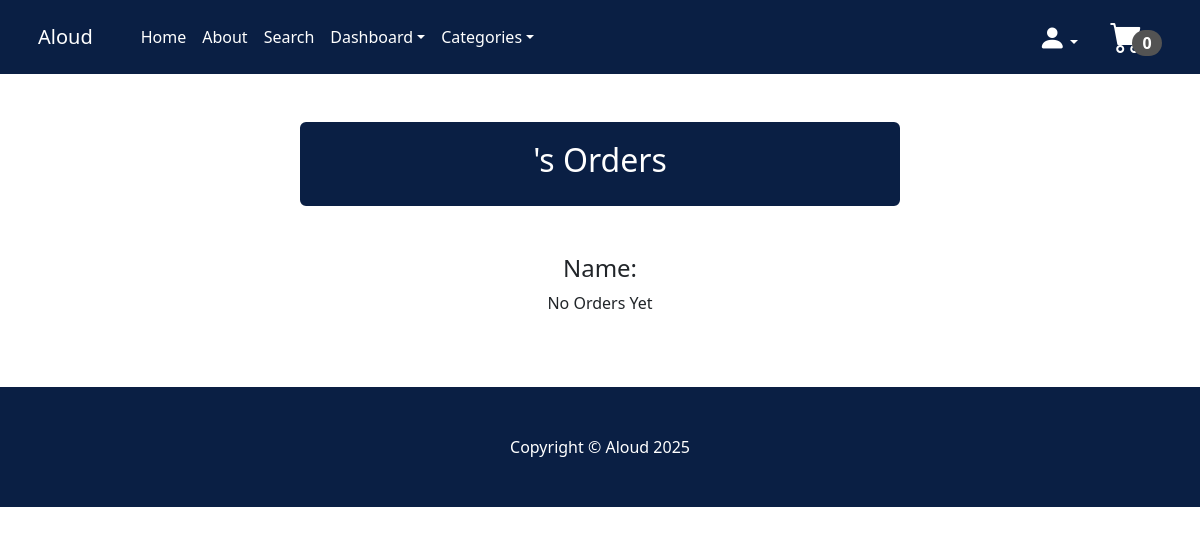
Before: /customer_order_dash/damon@example.com/ (signed in) with the older database file.
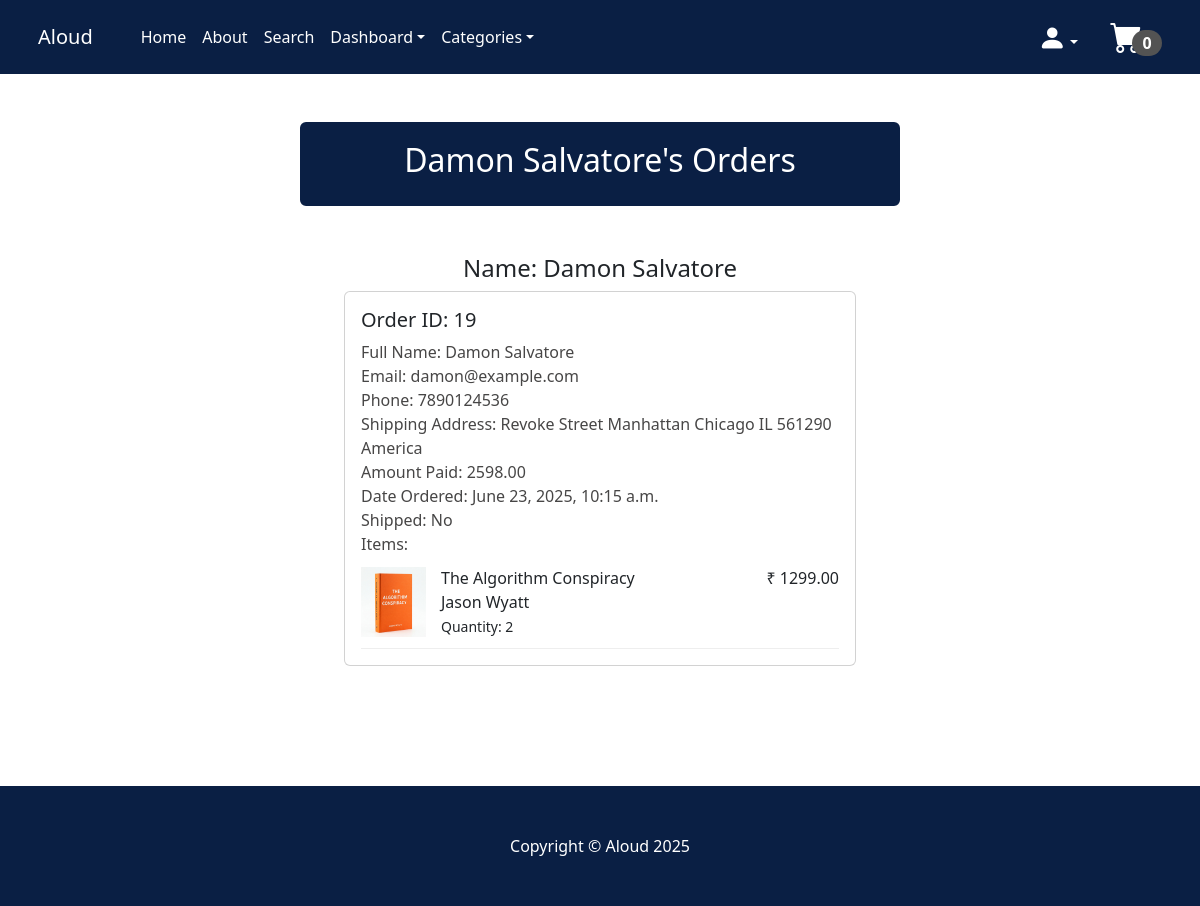
After: the same page with the newer database file.
### payment/models.py (models this page shows, shortened)
class Order(models.Model):
    user = models.ForeignKey(User, on_delete=models.CASCADE, null=True, blank=True)
    full_name=models.CharField(max_length=300)
    email=models.EmailField(max_length=250)
    phone=models.CharField(max_length=20)
    shipping_address=models.TextField(max_length=10000)
    amount_paid=models.DecimalField(max_digits=10, decimal_places=2)
    date_ordered=models.DateTimeField(auto_now_add=True)
    shipped = models.BooleanField(default=False)
    date_shipped = models.DateTimeField(blank=True, null=True)

class OrderItem(models.Model):
    order = models.ForeignKey(Order, on_delete=models.CASCADE, null=True)
    product = models.ForeignKey(Product, on_delete=models.CASCADE, null=True)
    user = models.ForeignKey(User, on_delete=models.CASCADE, null=True, blank=True)
    quantity = models.PositiveBigIntegerField(default=1)
    price = models.DecimalField(max_digits=10, decimal_places=2)

### store/models.py (models this page shows, shortened)
class Product(models.Model):
    book_id = models.CharField(max_length=10)
    name = models.CharField(max_length=50)
    author = models.CharField(max_length=50)
    price = models.DecimalField(default=0, decimal_places=2, max_digits=9)
    category = models.ForeignKey(Category, on_delete=models.CASCADE, default=1)
    description = models.CharField(max_length=500, default='', blank=True, null=True)
    image = models.ImageField(upload_to='uploads/product')
    is_sale = models.BooleanField(default=False)
    sale_price = models.DecimalField(default=0, decimal_places=2, max_digits=9)

### store/views.py (the view)
# urls.py: path('customer_order_dash/<str:email>/', views.customer_order_dash, name= 'customer_order_dash'),       #To view the details of the orders of all customers
def customer_order_dash(request, email):
    if request.user.is_authenticated and request.user.is_superuser:
        orders = Order.objects.filter(email=email)
        items = OrderItem.objects.filter(order__in=orders)
        return render(request, 'customer_order_dash.html', {'orders': orders, 'items': items})
    else:
        messages.success(request, 'Access denied to this page')
        return redirect('home')

### cart/cart.py (called while the page is built)
    def __len__(self):
        return sum(self.cart.values())

### cart/context_processors.py (called while the page is built)
def cart(request):
    return{'cart':Cart(request)}

### store/context_processors.py (called while the page is built)
def categories_processor(request):
    return {
        'categories': Category.objects.all()
    }

### store/models.py (called while the page is built)
    def __str__(self):
        return self.name

### store/templates/customer_order_dash.html (shortened to what this page needs)
{% extends 'base.html' %}
{% block content %}
    <div class="container">
        <div class="row">
            <center>
                <div class="col-12">
<br/><br/>
<div class="card" style= "width: 600px; border-width: 3px; border-color: #0a1f44;">
  <div class="card-body" style="background: #0a1f44;">
        <h2 style="color: white;">{{orders.0.full_name}}'s Orders</h2>
  </div>
</div>
<br/><br/>
<h4>Name: {{orders.0.full_name}}</h4>
{% if orders %}
{% for order in orders %}
<div class="card" style="width: 32rem;">
  <div class="card-body" style="text-align: left;">
      <h5>Order ID: <td>{{order.id}}</td></h5>
      <B style="color: rgb(71, 70, 70); font-weight: 400;">Full Name:</B> <B style="color: rgb(71, 70, 70); font-weight: 300;">{{order.full_name}}</B><br/>
      <B style="color: rgb(71, 70, 70); font-weight: 400;">Email:</B> <B style="color: rgb(71, 70, 70); font-weight: 300;">{{order.email}}</B><br/>
      <B style="color: rgb(71, 70, 70); font-weight: 400;">Phone:</B> <B style="color: rgb(71, 70, 70); font-weight: 300;">{{order.phone}}</B><br/>
      <B style="color: rgb(71, 70, 70); font-weight: 400;">Shipping Address:</B> <B style="color: rgb(71, 70, 70); font-weight: 300;">{{order.shipping_address}}</B><br/>
      <B style="color: rgb(71, 70, 70); font-weight: 400;">Amount Paid:</B> <B style="color: rgb(71, 70, 70); font-weight: 300;">{{order.amount_paid}}</B><br/>
      <B style="color: rgb(71, 70, 70); font-weight: 400;">Date Ordered:</B> <B style="color: rgb(71, 70, 70); font-weight: 300;">{{order.date_ordered}}</B><br/>
      <B style="color: rgb(71, 70, 70); font-weight: 400;">Shipped:</B>
      {% if order.shipped %}
      <B style="color: rgb(71, 70, 70); font-weight: 300;">Yes</B><br/>
      <B style="color: rgb(71, 70, 70); font-weight: 400;">Date Shipped:</B> <B style="color: rgb(71, 70, 70); font-weight: 300;">{{order.date_shipped}}</B><br/>
      {% else %}
      <B style="color: rgb(71, 70, 70); font-weight: 300;">No</B><br/>
      {% endif %}
            <B style="color: rgb(71, 70, 70); font-weight: 400;">Items:</B> <br/>
      {% for item in items %}
        <div class="item-container">
      <div class="item-image">
        <img src="{{ item.product.image.url }}" alt="{{ item.name }}">
      </div>
      <div class="item-details">
        <div class="item-left">
          <B style="font-weight: 500;">{{ item.product.name }}</B><br/>
          {{ item.product.author }}<br/>
              <small>Quantity: {{ item.quantity }}</small>
        </div>
        <div class="item-right">
            ₹ {{ item.price }}
        </div>
      </div>
    </div>
  {% endfor %}
  </div>
</div>
<br/>
{% endfor %}
{% else %}
No Orders Yet
{% endif %}
<br/><br/><br/><br/>
                </div>
            </center>
        </div>
    </div>
{% endblock %}

Changed rows visible on the page:
added Order: full_name "Damon Salvatore", id "19", email "damon@example.com", phone "7890124536", shipping_address "Revoke Street Manhattan Chicago IL 561290 America", amount_paid "2598.00", date_ordered "June 23, 2025, 10:15 a.m.", shipped "No"
added OrderItem: product.image (picture), product.name "The Algorithm Conspiracy", product.author "Jason Wyatt", quantity "2", price "1299.00"
Other visible differences:
text no longer shown: "No Orders Yet"
